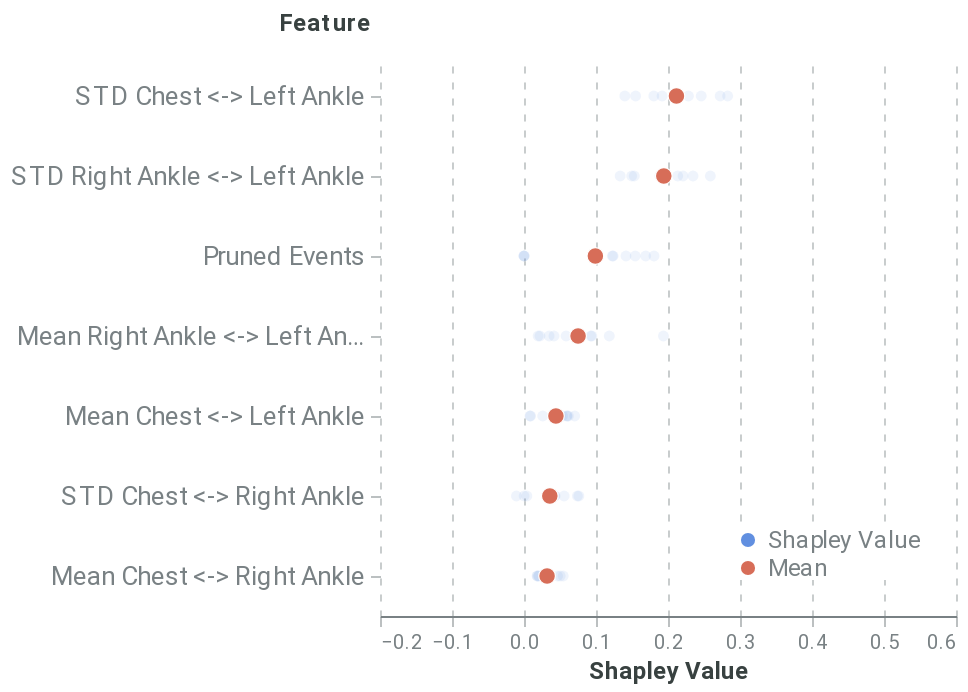

Notebook cell for this chart:
### Code cell
feature_dict = {'path': 'feature_all_tf.csv', 'rs': 42, 'nsamples': 32000, 'feature_names': model_features, 'plot_features': plot_feats, }
feat_data = feat_explain_all(f, pos_dataset, sequence_id_feat, average_event, feature_dict, prun_indexes, model_features, time_feat)
feat_global_plot = plot_global_feat(feat_data, **feature_dict)
feat_global_plot

### Figure 1 — Vega-Lite specification as saved in the notebook (floating-point values rounded to 4 significant figures)
{"config": {"axis": {"domain": true, "domainColor": "#798184", "grid": false, "gridColor": "#798184", "gridOpacity": 0.5, "gridDash": [3, 5], "gridWidth": 0.8, "gridCap": "round", "labelPadding": 3, "labelFont": "Roboto", "labelColor": "#798184", "tickSize": 5, "tickColor": "#798184", "tickOpacity": 0.5, "titleColor": "#384140", "titleFont": "Roboto", "titleFontSize": 12}, "axisBand": {"domain": true, "ticks": false, "labelPadding": 7}, "axisY": {"domain": false, "titleAlign": "left", "titleAngle": 0, "titleX": -20, "titleY": -10}, "legend": {"labelColor": "#798184", "labelFontSize": 12, "symbolSize": 40, "titleColor": "#384140", "titleFontSize": 12, "titlePadding": 10, "titleFont": "Roboto", "labelFont": "Roboto"}, "line": {"stroke": "#618FE0", "strokeWidth": 2}, "rule": {"stroke": "#798184"}, "path": {"stroke": "#618FE0", "strokeWidth": 0.5}, "rect": {"fill": "#618FE0"}, "point": {"filled": true, "shape": "circle"}, "shape": {"stroke": "#618FE0"}, "bar": {"fill": "#618FE0", "stroke": null}, "text": {"font": "Roboto", "color": "#384140", "fontSize": 12}, "arc": {"stroke": "#fff", "strokeWidth": 1}, "range": {"category": ["#618FE0", "#50D0B0", "#E17560", "#E8B474", "#D889C4", "#34A3BC", "#A583A4"], "ramp": ["#001854", "#002f72", "#04478e", "#1e5fab", "#4477c5", "#6290e1", "#7ea9fd", "#9ec7ff", "#bde4ff"], "heatmap": ["#001854", "#002f72", "#04478e", "#1e5fab", "#4477c5", "#6290e1", "#7ea9fd", "#9ec7ff", "#bde4ff"], "diverging": ["#003b26", "#006b52", "#1aa082", "#55d5b5", "#f5f5f5", "#ffaa92", "#d16f5b", "#9e392c", "#650200"]}, "title": {"anchor": "start", "fontSize": 20, "color": "#384140", "fontWeight": "bold", "offset": 20, "font": "Roboto", "subtitleColor": "#384140", "subtitleFontSize": 16}, "header": {"labelFontSize": 12, "titleFontSize": 16, "labelColor": "#384140", "titleColor": "#384140", "titleFont": "Roboto", "labelFont": "Roboto"}, "group": {"fill": "white"}, "background": "white", "view": {"stroke": "transparent", "continuousHeight": 300, "continuousWidth": 400}}, "data": {"name": "data-6a4a8723fca86b1a7a58297131ff2048"}, "mark": {"type": "point", "stroke": "white", "strokeWidth": 0.6}, "encoding": {"color": {"type": "nominal", "field": "type", "legend": {"fillColor": "white", "orient": "bottom-right", "symbolSize": 50, "symbolStrokeWidth": 0, "title": null}, "scale": {"domain": ["Shapley Value", "Mean"], "range": ["#618FE0", "#d76d58"]}}, "opacity": {"condition": {"value": 1.0, "test": "(datum.type === 'Mean')"}, "value": 0.1}, "size": {"condition": {"value": 70, "test": "(datum.type === 'Mean')"}, "value": 30}, "x": {"type": "quantitative", "axis": {"grid": true, "title": "Shapley Value"}, "field": "Shapley Value", "scale": {"domain": [-0.2, 0.6]}}, "y": {"type": "ordinal", "axis": {"labelFontSize": 13, "titleX": -51}, "field": "Feature", "sort": ["STD Chest <-> Left Ankle", "STD Right Ankle <-> Left Ankle", "Pruned Events", "Mean Right Ankle <-> Left Ankle", "Mean Chest <-> Left Ankle", "STD Chest <-> Right Ankle", "Mean Chest <-> Right Ankle"]}}, "height": 280, "width": 288, "$schema": "https://vega.github.io/schema/vega-lite/v4.8.1.json", "datasets": {"data-6a4a8723fca86b1a7a58297131ff2048": [{"Shapley Value": 0.05449, "Feature": "Mean Chest <-> Right Ankle", "type": "Shapley Value"}, {"Shapley Value": 0.05575, "Feature": "STD Chest <-> Right Ankle", "type": "Shapley Value"}, {"Shapley Value": 0.06169, "Feature": "Mean Chest <-> Left Ankle", "type": "Shapley Value"}, {"Shapley Value": 0.2828, "Feature": "STD Chest <-> Left Ankle", "type": "Shapley Value"}, {"Shapley Value": 0.1937, "Feature": "Mean Right Ankle <-> Left Ankle", "type": "Shapley Value"}, {"Shapley Value": 0.2134, "Feature": "STD Right Ankle <-> Left Ankle", "type": "Shapley Value"}, {"Shapley Value": 0.0, "Feature": "Pruned Events", "type": "Shapley Value"}, {"Shapley Value": 0.05031, "Feature": "Mean Chest <-> Right Ankle", "type": "Shapley Value"}, {"Shapley Value": 0.0762, "Feature": "STD Chest <-> Right Ankle", "type": "Shapley Value"}, {"Shapley Value": 0.05347, "Feature": "Mean Chest <-> Left Ankle", "type": "Shapley Value"}, {"Shapley Value": 0.2461, "Feature": "STD Chest <-> Left Ankle", "type": "Shapley Value"}, {"Shapley Value": 0.1185, "Feature": "Mean Right Ankle <-> Left Ankle", "type": "Shapley Value"}, {"Shapley Value": 0.1946, "Feature": "STD Right Ankle <-> Left Ankle", "type": "Shapley Value"}, {"Shapley Value": 0.1227, "Feature": "Pruned Events", "type": "Shapley Value"}, {"Shapley Value": 0.04672, "Feature": "Mean Chest <-> Right Ankle", "type": "Shapley Value"}, {"Shapley Value": 0.07419, "Feature": "STD Chest <-> Right Ankle", "type": "Shapley Value"}, {"Shapley Value": 0.05051, "Feature": "Mean Chest <-> Left Ankle", "type": "Shapley Value"}, {"Shapley Value": 0.2284, "Feature": "STD Chest <-> Left Ankle", "type": "Shapley Value"}, {"Shapley Value": 0.0927, "Feature": "Mean Right Ankle <-> Left Ankle", "type": "Shapley Value"}, {"Shapley Value": 0.1888, "Feature": "STD Right Ankle <-> Left Ankle", "type": "Shapley Value"}, {"Shapley Value": 0.1806, "Feature": "Pruned Events", "type": "Shapley Value"}, {"Shapley Value": 0.0298, "Feature": "Mean Chest <-> Right Ankle", "type": "Shapley Value"}, {"Shapley Value": -0.0105, "Feature": "STD Chest <-> Right Ankle", "type": "Shapley Value"}, {"Shapley Value": 0.07037, "Feature": "Mean Chest <-> Left Ankle", "type": "Shapley Value"}, {"Shapley Value": 0.2086, "Feature": "STD Chest <-> Left Ankle", "type": "Shapley Value"}, {"Shapley Value": 0.05849, "Feature": "Mean Right Ankle <-> Left Ankle", "type": "Shapley Value"}, {"Shapley Value": 0.2588, "Feature": "STD Right Ankle <-> Left Ankle", "type": "Shapley Value"}, {"Shapley Value": -8.302e-09, "Feature": "Pruned Events", "type": "Shapley Value"}, {"Shapley Value": 0.01846, "Feature": "Mean Chest <-> Right Ankle", "type": "Shapley Value"}, {"Shapley Value": 0.003977, "Feature": "STD Chest <-> Right Ankle", "type": "Shapley Value"}, {"Shapley Value": 0.06003, "Feature": "Mean Chest <-> Left Ankle", "type": "Shapley Value"}, {"Shapley Value": 0.155, "Feature": "STD Chest <-> Left Ankle", "type": "Shapley Value"}, {"Shapley Value": 0.01964, "Feature": "Mean Right Ankle <-> Left Ankle", "type": "Shapley Value"}, {"Shapley Value": 0.2347, "Feature": "STD Right Ankle <-> Left Ankle", "type": "Shapley Value"}, {"Shapley Value": 0.1237, "Feature": "Pruned Events", "type": "Shapley Value"}, {"Shapley Value": 0.01827, "Feature": "Mean Chest <-> Right Ankle", "type": "Shapley Value"}, {"Shapley Value": 0.0001679, "Feature": "STD Chest <-> Right Ankle", "type": "Shapley Value"}, {"Shapley Value": 0.05967, "Feature": "Mean Chest <-> Left Ankle", "type": "Shapley Value"}, {"Shapley Value": 0.1401, "Feature": "STD Chest <-> Left Ankle", "type": "Shapley Value"}, {"Shapley Value": 0.02207, "Feature": "Mean Right Ankle <-> Left Ankle", "type": "Shapley Value"}, {"Shapley Value": 0.2209, "Feature": "STD Right Ankle <-> Left Ankle", "type": "Shapley Value"}, {"Shapley Value": 0.1544, "Feature": "Pruned Events", "type": "Shapley Value"}, {"Shapley Value": 0.03021, "Feature": "Mean Chest <-> Right Ankle", "type": "Shapley Value"}, {"Shapley Value": 0.0432, "Feature": "STD Chest <-> Right Ankle", "type": "Shapley Value"}, {"Shapley Value": 0.02598, "Feature": "Mean Chest <-> Left Ankle", "type": "Shapley Value"}, {"Shapley Value": 0.2725, "Feature": "STD Chest <-> Left Ankle", "type": "Shapley Value"}, {"Shapley Value": 0.09421, "Feature": "Mean Right Ankle <-> Left Ankle", "type": "Shapley Value"}, {"Shapley Value": 0.1336, "Feature": "STD Right Ankle <-> Left Ankle", "type": "Shapley Value"}, {"Shapley Value": 7.876e-09, "Feature": "Pruned Events", "type": "Shapley Value"}, {"Shapley Value": 0.01973, "Feature": "Mean Chest <-> Right Ankle", "type": "Shapley Value"}, {"Shapley Value": 0.04259, "Feature": "STD Chest <-> Right Ankle", "type": "Shapley Value"}, {"Shapley Value": 0.009067, "Feature": "Mean Chest <-> Left Ankle", "type": "Shapley Value"}, {"Shapley Value": 0.1918, "Feature": "STD Chest <-> Left Ankle", "type": "Shapley Value"}, {"Shapley Value": 0.04163, "Feature": "Mean Right Ankle <-> Left Ankle", "type": "Shapley Value"}, {"Shapley Value": 0.1531, "Feature": "STD Right Ankle <-> Left Ankle", "type": "Shapley Value"}, {"Shapley Value": 0.1416, "Feature": "Pruned Events", "type": "Shapley Value"}, {"Shapley Value": 0.02033, "Feature": "Mean Chest <-> Right Ankle", "type": "Shapley Value"}, {"Shapley Value": 0.03712, "Feature": "STD Chest <-> Right Ankle", "type": "Shapley Value"}, {"Shapley Value": 0.008307, "Feature": "Mean Chest <-> Left Ankle", "type": "Shapley Value"}, {"Shapley Value": 0.1803, "Feature": "STD Chest <-> Left Ankle", "type": "Shapley Value"}, {"Shapley Value": 0.03495, "Feature": "Mean Right Ankle <-> Left Ankle", "type": "Shapley Value"}, {"Shapley Value": 0.1496, "Feature": "STD Right Ankle <-> Left Ankle", "type": "Shapley Value"}, {"Shapley Value": 0.169, "Feature": "Pruned Events", "type": "Shapley Value"}, {"Shapley Value": 0.09912, "Feature": "Pruned Events", "type": "Mean"}, {"Shapley Value": 0.03204, "Feature": "Mean Chest <-> Right Ankle", "type": "Mean"}, {"Shapley Value": 0.04434, "Feature": "Mean Chest <-> Left Ankle", "type": "Mean"}, {"Shapley Value": 0.0751, "Feature": "Mean Right Ankle <-> Left Ankle", "type": "Mean"}, {"Shapley Value": 0.03585, "Feature": "STD Chest <-> Right Ankle", "type": "Mean"}, {"Shapley Value": 0.2117, "Feature": "STD Chest <-> Left Ankle", "type": "Mean"}, {"Shapley Value": 0.1942, "Feature": "STD Right Ankle <-> Left Ankle", "type": "Mean"}]}}
